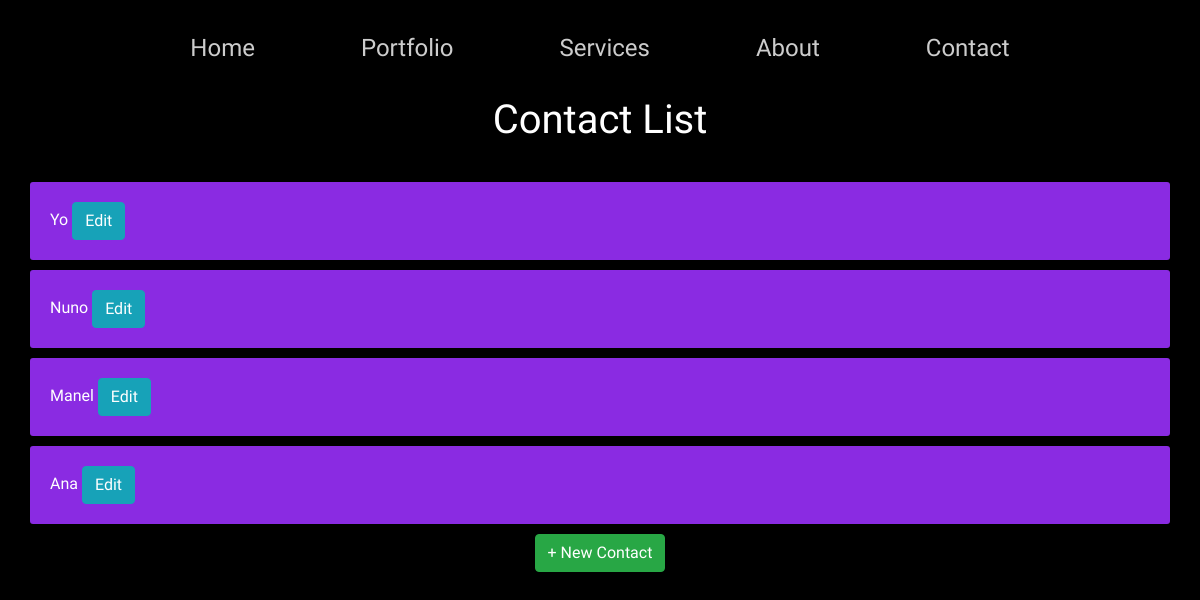
Before: /contact with the older database file.
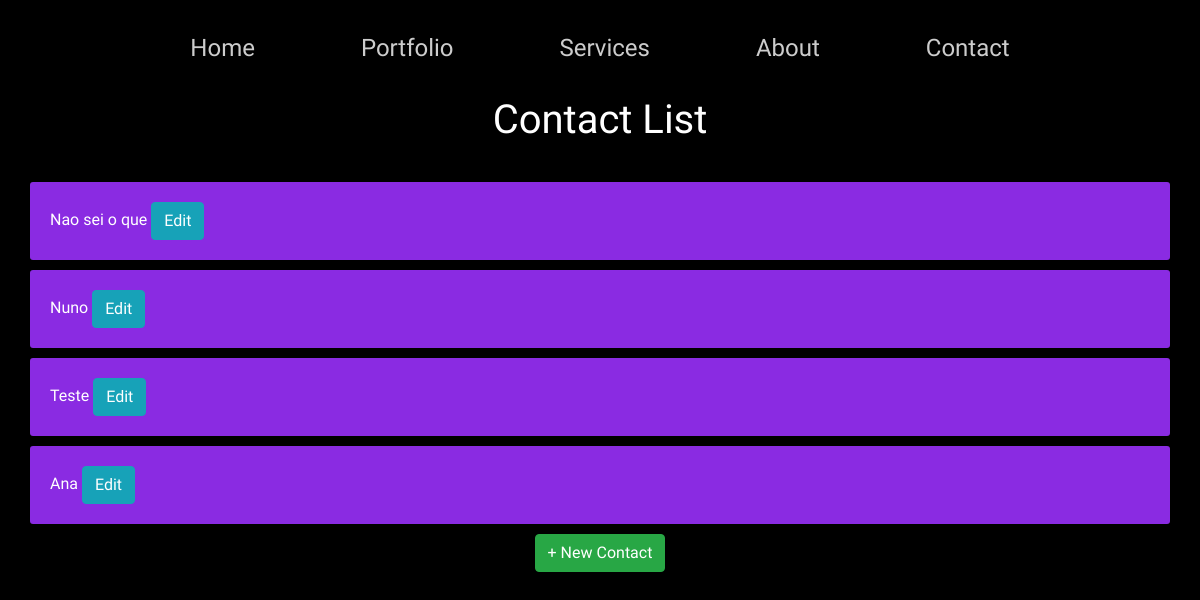
After: the same page with the newer database file.
### website/models.py (models this page shows, shortened)
class Contact(models.Model):
    first_name = models.CharField(max_length=30)
    last_name = models.CharField(max_length=30)
    email = models.EmailField(max_length=254)
    country = models.CharField(max_length=30)
    subject = models.CharField(max_length=1000)

### website/views.py (the view)
# urls.py: path('contact', views.contact_page_view, name='contact'),
def contact_page_view(request):
    context = {'contacts': Contact.objects.all()}
    return render(request, 'website/contact.html', context)

### website/templates/website/contact.html
{% extends 'website/base.html' %}
{% block header %}
    <h1>Contact List</h1>
{% endblock header %}
{% block main %}
    <div class="mainContact">
        {% for contact in contacts %}
            <p>{{ contact.first_name }} <a href="{% url 'website:editcontact' contact.id %}" class="btn btn-info">Edit</a>
            </p>
        {% endfor %}
        <a href="{% url 'website:addcontact' %}" class="btn btn-success">+ New Contact</a>
    </div>
{% endblock main %}

Changed rows visible on the page:
changed Contact: first_name "Yo" → "Nao sei o que"
changed Contact: first_name "Manel" → "Teste"
